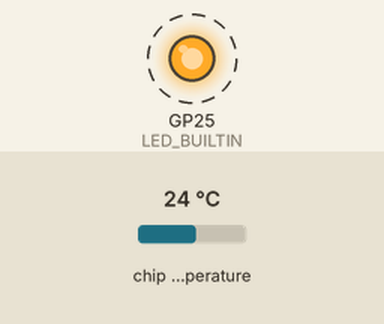
The program below on a simulated Raspberry Pi Pico running MicroPython. Parts: output pins drawn as LEDs (lit = HIGH). Dashed ring = blinking. The inputs (shaded band) are chosen by the test bench; at power-on: chip temperature 24 °C. What the program prints to the serial console is not drawn.

Above: at 0.2 s.
Timing chart, 0 to 3.0 s (numbered marks = the images above):
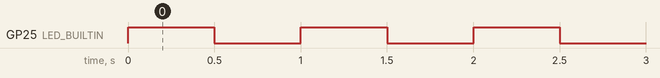

Measured:
- by itself, GP25 (LED_BUILTIN): alternates HIGH for 0.50 s and LOW for 0.50 s

The program:

Adc_temp.py
```python
from machine import Pin, ADC
from time import sleep

LED_BUILTIN = Pin( 25, Pin.OUT )
TEMP        = ADC( 4 )

while True:
    LED_BUILTIN.toggle()

    temp = TEMP.read_u16()*( 3.3 / (2**16) );
    temp = 27 - (temp - 0.706)/0.001721

    print( temp )

    sleep(0.5)
            
```
